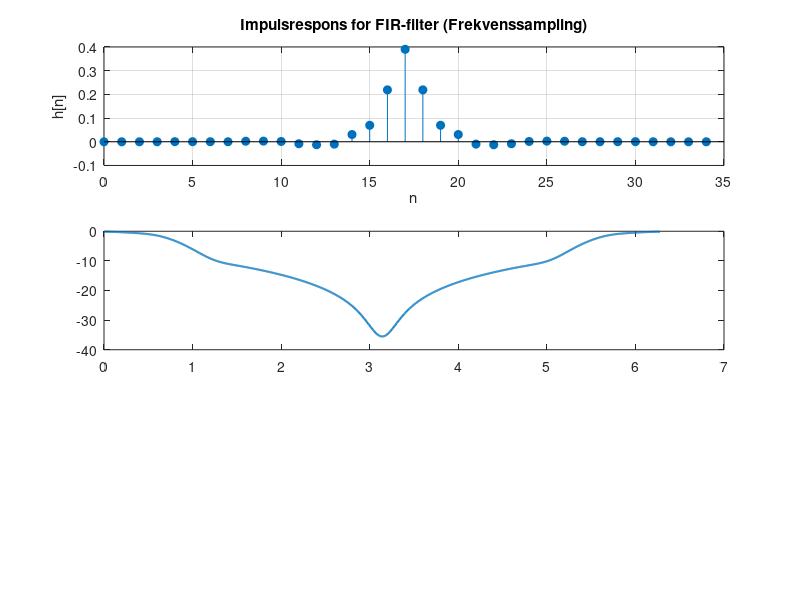

Here is the MATLAB script that generated this plot: (Note: this script raises an error after producing the figure.)
% Parametre til frekvenssamplingsfilter
N = 35;                  % Filterlængde
fs = 8000;              % Samplefrekvens i Hz
frequencies = [0, 750, 1000, 1500, fs/2]; % Frekvenser i Hz
gains_dB = [0, -1, -3, -10, -80];         % Gain i dB (krav)

% Konverter gain fra dB til lineær skala
gains_linear = 10.^(gains_dB / 20);

% Normér frekvenserne til [0, 1] (Nyquist-normalisering)
f_norm = frequencies / (fs / 2);

% Design impulsresponsen med `fir2`
h = fir2(N-1, f_norm, gains_linear);

% Beregn frekvensrespons fra 0 til 2*pi (hele området)
[H, omega] = freqz(h, 1, 1024, 'whole', fs);

% Beregn frekvensrespons i dB
H_dB = 20 * log10(abs(H));

% Plot impulsresponsen
figure(8);
subplot(3, 1, 1);
stem(0:N-1, h, 'filled');
xlabel('n'); ylabel('h[n]');
title('Impulsrespons for FIR-filter (Frekvenssampling)');
grid on;

% Plot amplituderespons (dB skala langs 0 til 2*pi)
figure(8);
subplot(3, 1, 2);
plot(omega * 2 * pi / fs, H_dB, 'LineWidth', 1.5);
hold on;
xline(f_norm(1,2)*pi, 'r--', 'DisplayName', '-1dB Ønsket');
yline(-1,'r--', 'DisplayName', '-1dB Ønsket');
xline(f_norm(1,3)*pi, 'g--', 'DisplayName', '3dB Knæk');
yline(-3,'g--', 'DisplayName', '3dB Knæk');
xline(f_norm(1,4)*pi, 'b--', 'DisplayName', '-10dB Max');
yline(-10,'b--', 'DisplayName', '-10dB Max');
hold off;
xlabel('\omega (rad/sample)'); ylabel('|H(e^{j\omega})| (dB)');
title('Amplituderespons (dB skala, 0 til 2\pi) (Frekvenssampling)');
xticks([0 0.25*pi 0.5*pi 0.75*pi pi 1.25*pi 1.5*pi 1.75*pi 2*pi])
xticklabels({'0','0.25\pi','0.5\pi','0.75\pi','\pi','1.25\pi','1.5\pi','1.75\pi','2\pi'})
ylim([-40 5]);
xlim([0 2*pi]);
grid on;

% Plot faserespons (0 til 2*pi)
figure(8);
subplot(3, 1, 3);
plot(omega * 2 * pi / fs, angle(H), 'LineWidth', 1.5);
xlabel('\omega (rad/sample)'); ylabel('Fase (radianer)');
title('Faserespons (0 til 2\pi) (Frekvenssampling)');
xticks([0 0.25*pi 0.5*pi 0.75*pi pi 1.25*pi 1.5*pi 1.75*pi 2*pi])
xticklabels({'0','0.25\pi','0.5\pi','0.75\pi','\pi','1.25\pi','1.5\pi','1.75\pi','2\pi'})
xlim([0 2*pi]);
grid on;


%Lowpassing it all
% Design FIR med specificeret filter og type (rektangulær)
h_rec = fir1(N - 1, f_norm(1,3), 'LOW', rectwin(N));

% Frekvensrespons af filteret
[H_rec, omega] = freqz(h_rec, 1, 1024, 'whole', fs);

% Beregn frekvensrespons i dB
H_dB_rec = 20 * log10(abs(H_rec));

% Plot impulsresponsen
figure(9);
subplot(3, 1, 1);
stem(0:N-1, h_rec, 'filled');
xlabel('n'); ylabel('h[n]');
title('Impulsrespons for FIR-filter (Rectangular Window)');
grid on;

% Plot amplituderespons (dB skala langs 0 til 2*pi)
figure(9);
subplot(3, 1, 2);
plot(omega * 2 * pi / fs, H_dB_rec, 'LineWidth', 1.5);
hold on;
xline(f_norm(1,2)*pi, 'r--', 'DisplayName', '-1dB Ønsket');
yline(-1,'r--', 'DisplayName', '-1dB Ønsket');
xline(f_norm(1,3)*pi, 'g--', 'DisplayName', '3dB Knæk');
yline(-3,'g--', 'DisplayName', '3dB Knæk');
xline(f_norm(1,4)*pi, 'b--', 'DisplayName', '-10dB Max');
yline(-10,'b--', 'DisplayName', '-10dB Max');
hold off;
xlabel('\omega (rad/sample)'); ylabel('|H(e^{j\omega})| (dB)');
title('Amplituderespons (dB skala, 0 til 2\pi) (Rectangular Window)');
xticks([0 0.25*pi 0.5*pi 0.75*pi pi 1.25*pi 1.5*pi 1.75*pi 2*pi])
xticklabels({'0','0.25\pi','0.5\pi','0.75\pi','\pi','1.25\pi','1.5\pi','1.75\pi','2\pi'})
%ylim([-40 5]);
xlim([0 2*pi]);
grid on;

% Plot faserespons (0 til 2*pi)
figure(9);
subplot(3, 1, 3);
plot(omega * 2 * pi / fs, angle(H_rec), 'LineWidth', 1.5);
xlabel('\omega (rad/sample)'); ylabel('Fase (radianer)');
title('Faserespons (0 til 2\pi) (Rectangular Window)');
xticks([0 0.25*pi 0.5*pi 0.75*pi pi 1.25*pi 1.5*pi 1.75*pi 2*pi])
xticklabels({'0','0.25\pi','0.5\pi','0.75\pi','\pi','1.25\pi','1.5\pi','1.75\pi','2\pi'})
xlim([0 2*pi]);
grid on;


% Design FIR med specificeret filter og type (Hamming)
h_hamming = fir1(N - 1, f_norm(1,3), 'LOW', hamming(N));

% Frekvensrespons af filteret
[H_hamming, omega] = freqz(h_hamming, 1, 1024, 'whole', fs);

% Beregn frekvensrespons i dB
H_dB_hamming = 20 * log10(abs(H_hamming));

% Plot impulsresponsen
figure(10);
subplot(3, 1, 1);
stem(0:N-1, h_hamming, 'filled');
xlabel('n'); ylabel('h[n]');
title('Impulsrespons for FIR-filter (Hamming Window)');
grid on;

% Plot amplituderespons (dB skala langs 0 til 2*pi)
figure(10);
subplot(3, 1, 2);
plot(omega * 2 * pi / fs, H_dB_hamming, 'LineWidth', 1.5);
hold on;
xline(f_norm(1,2)*pi, 'r--', 'DisplayName', '-1dB Ønsket');
yline(-1,'r--', 'DisplayName', '-1dB Ønsket');
xline(f_norm(1,3)*pi, 'g--', 'DisplayName', '3dB Knæk');
yline(-3,'g--', 'DisplayName', '3dB Knæk');
xline(f_norm(1,4)*pi, 'b--', 'DisplayName', '-10dB Max');
yline(-10,'b--', 'DisplayName', '-10dB Max');
hold off;
xlabel('\omega (rad/sample)'); ylabel('|H(e^{j\omega})| (dB)');
title('Amplituderespons (dB skala, 0 til 2\pi) (Hamming Window)');
xticks([0 0.25*pi 0.5*pi 0.75*pi pi 1.25*pi 1.5*pi 1.75*pi 2*pi])
xticklabels({'0','0.25\pi','0.5\pi','0.75\pi','\pi','1.25\pi','1.5\pi','1.75\pi','2\pi'})
%ylim([-40 5]);
xlim([0 2*pi]);
grid on;

% Plot faserespons (0 til 2*pi)
figure(10);
subplot(3, 1, 3);
plot(omega * 2 * pi / fs, angle(H_hamming), 'LineWidth', 1.5);
xlabel('\omega (rad/sample)'); ylabel('Fase (radianer)');
title('Faserespons (0 til 2\pi) (Hamming Window)');
xticks([0 0.25*pi 0.5*pi 0.75*pi pi 1.25*pi 1.5*pi 1.75*pi 2*pi])
xticklabels({'0','0.25\pi','0.5\pi','0.75\pi','\pi','1.25\pi','1.5\pi','1.75\pi','2\pi'})
xlim([0 2*pi]);
grid on;


% Design FIR med specificeret filter og type (Hanning)
h_hanning = fir1(N - 1, f_norm(1,3), 'LOW', hanning(N));

% Frekvensrespons af filteret
[H_hanning, omega] = freqz(h_hanning, 1, 1024, 'whole', fs);

% Beregn frekvensrespons i dB
H_dB_hanning = 20 * log10(abs(H_hanning));

% Plot impulsresponsen
figure(11);
subplot(3, 1, 1);
stem(0:N-1, h_hanning, 'filled');
xlabel('n'); ylabel('h[n]');
title('Impulsrespons for FIR-filter (Hanning Window)');
grid on;

% Plot amplituderespons (dB skala langs 0 til 2*pi)
figure(11);
subplot(3, 1, 2);
plot(omega * 2 * pi / fs, H_dB_hanning, 'LineWidth', 1.5);
hold on;
xline(f_norm(1,2)*pi, 'r--', 'DisplayName', '-1dB Ønsket');
yline(-1,'r--', 'DisplayName', '-1dB Ønsket');
xline(f_norm(1,3)*pi, 'g--', 'DisplayName', '3dB Knæk');
yline(-3,'g--', 'DisplayName', '3dB Knæk');
xline(f_norm(1,4)*pi, 'b--', 'DisplayName', '-10dB Max');
yline(-10,'b--', 'DisplayName', '-10dB Max');
hold off;
xlabel('\omega (rad/sample)'); ylabel('|H(e^{j\omega})| (dB)');
title('Amplituderespons (dB skala, 0 til 2\pi) (Hanning Window)');
xticks([0 0.25*pi 0.5*pi 0.75*pi pi 1.25*pi 1.5*pi 1.75*pi 2*pi])
xticklabels({'0','0.25\pi','0.5\pi','0.75\pi','\pi','1.25\pi','1.5\pi','1.75\pi','2\pi'})
%ylim([-40 5]);
xlim([0 2*pi]);
grid on;

% Plot faserespons (0 til 2*pi)
figure(11);
subplot(3, 1, 3);
plot(omega * 2 * pi / fs, angle(H_hanning), 'LineWidth', 1.5);
xlabel('\omega (rad/sample)'); ylabel('Fase (radianer)');
title('Faserespons (0 til 2\pi) (Hanning Window)');
xticks([0 0.25*pi 0.5*pi 0.75*pi pi 1.25*pi 1.5*pi 1.75*pi 2*pi])
xticklabels({'0','0.25\pi','0.5\pi','0.75\pi','\pi','1.25\pi','1.5\pi','1.75\pi','2\pi'})
xlim([0 2*pi]);
grid on;


% Design FIR med specificeret filter og type (Blackman)
h_blackman = fir1(N - 1, f_norm(1,3), 'LOW', blackman(N));

% Frekvensrespons af filteret
[H_blackman, omega] = freqz(h_blackman, 1, 1024, 'whole', fs);

% Beregn frekvensrespons i dB
H_dB_blackman = 20 * log10(abs(H_blackman));

% Plot impulsresponsen
figure(12);
subplot(3, 1, 1);
stem(0:N-1, h_blackman, 'filled');
xlabel('n'); ylabel('h[n]');
title('Impulsrespons for FIR-filter (Blackman Window)');
grid on;

% Plot amplituderespons (dB skala langs 0 til 2*pi)
figure(12);
subplot(3, 1, 2);
plot(omega * 2 * pi / fs, H_dB_blackman, 'LineWidth', 1.5);
hold on;
xline(f_norm(1,2)*pi, 'r--', 'DisplayName', '-1dB Ønsket');
yline(-1,'r--', 'DisplayName', '-1dB Ønsket');
xline(f_norm(1,3)*pi, 'g--', 'DisplayName', '3dB Knæk');
yline(-3,'g--', 'DisplayName', '3dB Knæk');
xline(f_norm(1,4)*pi, 'b--', 'DisplayName', '-10dB Max');
yline(-10,'b--', 'DisplayName', '-10dB Max');
hold off;
xlabel('\omega (rad/sample)'); ylabel('|H(e^{j\omega})| (dB)');
title('Amplituderespons (dB skala, 0 til 2\pi) (Blackman Window)');
xticks([0 0.25*pi 0.5*pi 0.75*pi pi 1.25*pi 1.5*pi 1.75*pi 2*pi])
xticklabels({'0','0.25\pi','0.5\pi','0.75\pi','\pi','1.25\pi','1.5\pi','1.75\pi','2\pi'})
%ylim([-40 5]);
xlim([0 2*pi]);
grid on;

% Plot faserespons (0 til 2*pi)
figure(12);
subplot(3, 1, 3);
plot(omega * 2 * pi / fs, angle(H_blackman), 'LineWidth', 1.5);
xlabel('\omega (rad/sample)'); ylabel('Fase (radianer)');
title('Faserespons (0 til 2\pi) (Blackman Window)');
xticks([0 0.25*pi 0.5*pi 0.75*pi pi 1.25*pi 1.5*pi 1.75*pi 2*pi])
xticklabels({'0','0.25\pi','0.5\pi','0.75\pi','\pi','1.25\pi','1.5\pi','1.75\pi','2\pi'})
xlim([0 2*pi]);
grid on;


% Design FIR med specificeret filter og type (kaiser)
h_kaiser = fir1(N - 1, f_norm(1,3), 'LOW', kaiser(N,2)); % betaværdien er en skala for tradeoff mellem main og side lobe

% Frekvensrespons af filteret
[H_kaiser, omega] = freqz(h_kaiser, 1, 1024, 'whole', fs);

% Beregn frekvensrespons i dB
H_dB_kaiser = 20 * log10(abs(H_kaiser));

% Plot impulsresponsen
figure(13);
subplot(3, 1, 1);
stem(0:N-1, h_kaiser, 'filled');
xlabel('n'); ylabel('h[n]');
title('Impulsrespons for FIR-filter (Kaiser Window)');
grid on;

% Plot amplituderespons (dB skala langs 0 til 2*pi)
figure(13);
subplot(3, 1, 2);
plot(omega * 2 * pi / fs, H_dB_kaiser, 'LineWidth', 1.5);
hold on;
xline(f_norm(1,2)*pi, 'r--', 'DisplayName', '-1dB Ønsket');
yline(-1,'r--', 'DisplayName', '-1dB Ønsket');
xline(f_norm(1,3)*pi, 'g--', 'DisplayName', '3dB Knæk');
yline(-3,'g--', 'DisplayName', '3dB Knæk');
xline(f_norm(1,4)*pi, 'b--', 'DisplayName', '-10dB Max');
yline(-10,'b--', 'DisplayName', '-10dB Max');
hold off;
xlabel('\omega (rad/sample)'); ylabel('|H(e^{j\omega})| (dB)');
title('Amplituderespons (dB skala, 0 til 2\pi) (Kaiser Window)');
xticks([0 0.25*pi 0.5*pi 0.75*pi pi 1.25*pi 1.5*pi 1.75*pi 2*pi])
xticklabels({'0','0.25\pi','0.5\pi','0.75\pi','\pi','1.25\pi','1.5\pi','1.75\pi','2\pi'})
%ylim([-40 5]);
xlim([0 2*pi]);
grid on;

% Plot faserespons (0 til 2*pi)
figure(13);
subplot(3, 1, 3);
plot(omega * 2 * pi / fs, angle(H_kaiser), 'LineWidth', 1.5);
xlabel('\omega (rad/sample)'); ylabel('Fase (radianer)');
title('Faserespons (0 til 2\pi) (Kaiser Window)');
xticks([0 0.25*pi 0.5*pi 0.75*pi pi 1.25*pi 1.5*pi 1.75*pi 2*pi])
xticklabels({'0','0.25\pi','0.5\pi','0.75\pi','\pi','1.25\pi','1.5\pi','1.75\pi','2\pi'})
xlim([0 2*pi]);
grid on;


%Plot af de tre vigtige punkter for alle filtre:
%Plot amplituderesponsen (frekvenssampling)
figure(14);
subplot(3, 2, 1);
plot(omega * 2 * pi / fs, H_dB, 'LineWidth', 1.5);
hold on;
xline(f_norm(1,2)*pi, 'r--', 'DisplayName', '-1dB Ønsket');
yline(-1,'r--', 'DisplayName', '-1dB Ønsket');
xline(f_norm(1,3)*pi, 'g--', 'DisplayName', '3dB Knæk');
yline(-3,'g--', 'DisplayName', '3dB Knæk');
xline(f_norm(1,4)*pi, 'b--', 'DisplayName', '-10dB Max');
yline(-10,'b--', 'DisplayName', '-10dB Max');
hold off;
xlabel('\omega (rad/sample)'); ylabel('|H(e^{j\omega})| (dB)');
title('Amplituderespons (dB skala, 0 til 0.5\pi) (Frekvenssampling)');
xticks([0 0.25*pi 0.5*pi 0.75*pi pi 1.25*pi 1.5*pi 1.75*pi 2*pi])
xticklabels({'0','0.25\pi','0.5\pi','0.75\pi','\pi','1.25\pi','1.5\pi','1.75\pi','2\pi'})
ylim([-40 5]);
xlim([0 0.5*pi]);
grid on;

% Plot amplituderespons (dB skala langs 0 til 2*pi)
figure(14);
subplot(3, 2, 2);
plot(omega * 2 * pi / fs, H_dB_rec, 'LineWidth', 1.5);
hold on;
xline(f_norm(1,2)*pi, 'r--', 'DisplayName', '-1dB Ønsket');
yline(-1,'r--', 'DisplayName', '-1dB Ønsket');
xline(f_norm(1,3)*pi, 'g--', 'DisplayName', '3dB Knæk');
yline(-3,'g--', 'DisplayName', '3dB Knæk');
xline(f_norm(1,4)*pi, 'b--', 'DisplayName', '-10dB Max');
yline(-10,'b--', 'DisplayName', '-10dB Max');
hold off;
xlabel('\omega (rad/sample)'); ylabel('|H(e^{j\omega})| (dB)');
title('Amplituderespons (dB skala, 0 til 0.5\pi) (Rectangular Window)');
xticks([0 0.25*pi 0.5*pi 0.75*pi pi 1.25*pi 1.5*pi 1.75*pi 2*pi])
xticklabels({'0','0.25\pi','0.5\pi','0.75\pi','\pi','1.25\pi','1.5\pi','1.75\pi','2\pi'})
%ylim([-40 5]);
xlim([0 0.5*pi]);
grid on;

% Plot amplituderespons (dB skala langs 0 til 2*pi)
figure(14);
subplot(3, 2, 3);
plot(omega * 2 * pi / fs, H_dB_hamming, 'LineWidth', 1.5);
hold on;
xline(f_norm(1,2)*pi, 'r--', 'DisplayName', '-1dB Ønsket');
yline(-1,'r--', 'DisplayName', '-1dB Ønsket');
xline(f_norm(1,3)*pi, 'g--', 'DisplayName', '3dB Knæk');
yline(-3,'g--', 'DisplayName', '3dB Knæk');
xline(f_norm(1,4)*pi, 'b--', 'DisplayName', '-10dB Max');
yline(-10,'b--', 'DisplayName', '-10dB Max');
hold off;
xlabel('\omega (rad/sample)'); ylabel('|H(e^{j\omega})| (dB)');
title('Amplituderespons (dB skala, 0 til 0.5\pi) (Hamming Window)');
xticks([0 0.25*pi 0.5*pi 0.75*pi pi 1.25*pi 1.5*pi 1.75*pi 2*pi])
xticklabels({'0','0.25\pi','0.5\pi','0.75\pi','\pi','1.25\pi','1.5\pi','1.75\pi','2\pi'})
%ylim([-40 5]);
xlim([0 0.5*pi]);
grid on;

% Plot amplituderespons (dB skala langs 0 til 2*pi)
figure(14);
subplot(3, 2, 4);
plot(omega * 2 * pi / fs, H_dB_hanning, 'LineWidth', 1.5);
hold on;
xline(f_norm(1,2)*pi, 'r--', 'DisplayName', '-1dB Ønsket');
yline(-1,'r--', 'DisplayName', '-1dB Ønsket');
xline(f_norm(1,3)*pi, 'g--', 'DisplayName', '3dB Knæk');
yline(-3,'g--', 'DisplayName', '3dB Knæk');
xline(f_norm(1,4)*pi, 'b--', 'DisplayName', '-10dB Max');
yline(-10,'b--', 'DisplayName', '-10dB Max');
hold off;
xlabel('\omega (rad/sample)'); ylabel('|H(e^{j\omega})| (dB)');
title('Amplituderespons (dB skala, 0 til 0.5\pi) (Hanning Window)');
xticks([0 0.25*pi 0.5*pi 0.75*pi pi 1.25*pi 1.5*pi 1.75*pi 2*pi])
xticklabels({'0','0.25\pi','0.5\pi','0.75\pi','\pi','1.25\pi','1.5\pi','1.75\pi','2\pi'})
%ylim([-40 5]);
xlim([0 0.5*pi]);
grid on;

% Plot amplituderespons (dB skala langs 0 til 2*pi)
figure(14);
subplot(3, 2, 5);
plot(omega * 2 * pi / fs, H_dB_blackman, 'LineWidth', 1.5);
hold on;
xline(f_norm(1,2)*pi, 'r--', 'DisplayName', '-1dB Ønsket');
yline(-1,'r--', 'DisplayName', '-1dB Ønsket');
xline(f_norm(1,3)*pi, 'g--', 'DisplayName', '3dB Knæk');
yline(-3,'g--', 'DisplayName', '3dB Knæk');
xline(f_norm(1,4)*pi, 'b--', 'DisplayName', '-10dB Max');
yline(-10,'b--', 'DisplayName', '-10dB Max');
hold off;
xlabel('\omega (rad/sample)'); ylabel('|H(e^{j\omega})| (dB)');
title('Amplituderespons (dB skala, 0 til 0.5\pi) (Blackman Window)');
xticks([0 0.25*pi 0.5*pi 0.75*pi pi 1.25*pi 1.5*pi 1.75*pi 2*pi])
xticklabels({'0','0.25\pi','0.5\pi','0.75\pi','\pi','1.25\pi','1.5\pi','1.75\pi','2\pi'})
%ylim([-40 5]);
xlim([0 0.5*pi]);
grid on;

%Plot amplituderespons (dB skala langs 0 til 2*pi)
figure(14);
subplot(3, 2, 6);
plot(omega * 2 * pi / fs, H_dB_kaiser, 'LineWidth', 1.5);
hold on;
xline(f_norm(1,2)*pi, 'r--', 'DisplayName', '-1dB Ønsket');
yline(-1,'r--', 'DisplayName', '-1dB Ønsket');
xline(f_norm(1,3)*pi, 'g--', 'DisplayName', '3dB Knæk');
yline(-3,'g--', 'DisplayName', '3dB Knæk');
xline(f_norm(1,4)*pi, 'b--', 'DisplayName', '-10dB Max');
yline(-10,'b--', 'DisplayName', '-10dB Max');
hold off;
xlabel('\omega (rad/sample)'); ylabel('|H(e^{j\omega})| (dB)');
title('Amplituderespons (dB skala, 0 til 0.5\pi) (Kaiser Window)');
xticks([0 0.25*pi 0.5*pi 0.75*pi pi 1.25*pi 1.5*pi 1.75*pi 2*pi])
xticklabels({'0','0.25\pi','0.5\pi','0.75\pi','\pi','1.25\pi','1.5\pi','1.75\pi','2\pi'})
%ylim([-40 5]);
xlim([0 0.5*pi]);
grid on;